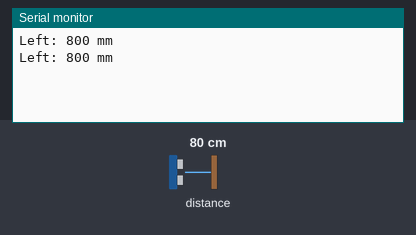
The sketch below on a simulated Arduino Uno, built for the host (arithmetic inside an expression is 32-bit, double 64-bit). Shown: the last lines printed to the serial monitor. Inputs (shaded band) come from the test bench; at power-on: distance to the obstacle 80 cm.

Above: at 1.3 s.
1.4 s: distance to the obstacle set to 2 cm
At 1.84 s:
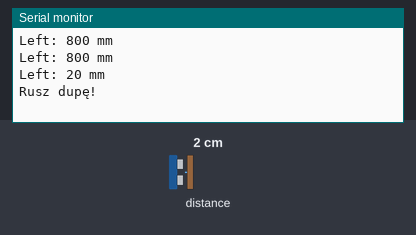
3.5 s: distance to the obstacle set to 4 cm
At 3.84 s:
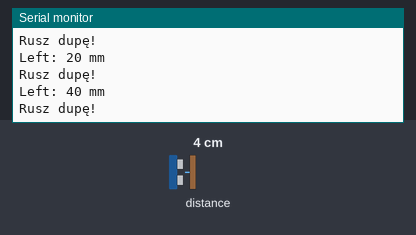
Timing chart, 0 to 6.5 s (numbered marks = the images above; inputs shaded):
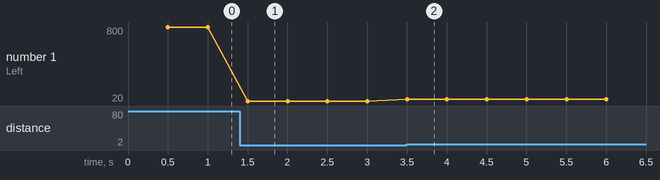

The sketch:

sensor_reading.ino
```cpp
/*
  Przykładowy program do odczytu odległośći z czujników TOF VL53L0X.
  Czujniki te posiadają te sam adres ( adres to 0x52 ) co za tym idzie muszą one być podpiętę do
  dwóch osobnych interfejsów I2C.
  Czujnik pozwala na pomiar do 2 m.
  Chyba że użyje się funkcji setAddress(uint8_t new_addr), wcześniej jednak należy
  pin XSHUT jednego z podłączonych czujników ustawić w stan niski.
  Powoduje to wyłączenie jednego z dwóch sensorów a co za tym idzie
  ustawienie nowego adresu dla aktywnego czujnika.

  Note:
  Jeżeli czujnik zwraca 65535, sprawdź połączenia i zresetuj pico
  Jeżeli czujnik zwraca 8190 , to znaczy że dystans wyszedł poza zakres
  Poszczególne interfejsy i2c można przypisać tylko do konkretnych pinów, patrz rozkład pinów raspberry pi pico.


  Użyta biblioteka:
  https://github.com/pololu/vl53l0x-arduino
*/


//biblioteka od I2C
#include <Wire.h>
//biblioteka od czujnika
#include <VL53L0X.h>


// pomocnicze makra dla pinów I2C
#define I2C0_SDA 0
#define I2C0_SCL 1

#define I2C1_SDA 2
#define I2C1_SCL 3


//lewy czujnik
VL53L0X left;

//prawy czujnik
VL53L0X right;

uint32_t start=0;

void setup() {

  //inicjacja wyjścia szeregowego, (logowanie danych w terminalu)
  Serial.begin();

  //ustawienie pinów dla pierwszego interfejsu i2c
  Wire.setSDA(I2C0_SDA);
  Wire.setSCL(I2C0_SCL);

  //ustawienie pinów dla durgiego interfejsu i2c
  Wire1.setSDA(I2C1_SDA);
  Wire1.setSCL(I2C1_SCL);

  //inicjalizacja interfejsów i2c
  Wire.begin();
  Wire1.begin();

  //ustawienie interfejsów dla czujników
  left.setBus(&Wire);
  right.setBus(&Wire1);

  //ustaw timeout dla czujników na 500 ms, kiedy pomiar trwa dłużej niż 500 ms , funkcja timeoutOccured() zwróci true w przeciwnym wypadku false
  left.setTimeout(500);
  right.setTimeout(500);

  //Czekaj na inicjalizację czujnika
  while(!left.init())
  {
    Serial.println("Cannot init left sensor");
    delay(1000);
  }

  //Czekaj na inicjalizację czujnika
  while(!right.init())
  {
    Serial.println("Cannot init right sensor");
    delay(1000);
  }

  //Czujnik może działać w dwóch trybach, w ciągłym lub pojedynczy pomiar.
  // w trybie ciągłym czujnik dokonuje pomiaru cały czas
  // w trybie pojedynczy pomiar , pomiar jest dokonowany w momencie żądania użytkownika

  // lewy czujnik działa w trybie ciągłym
  left.startContinuous();

  //prawy będzie działać w trybie pojedynczych pomiarów

  // dodatkowe parametry czujnika (dla ludzi którzy chcą się trochę pobawić)
  /*

  // ustawienie limitu prędkości sygnału, im mniejsza wartość tym potencjalnie większy zasięg czujnika , ale może zmniejszyć jego dokładaność, standardowa wartość to 0.25
  right.setSignalRateLimit(0.1);

  // ustawienie okresu impulsu lasera
   (normalnie 14 i 10 PCLKs), funkcje przyjmują wartość parzyste, im większe wartość tym większy zasięg
  // od 12 do 18
  right.setVcselPulsePeriod(VL53L0X::VcselPeriodPreRange, 18);
  // od 8 do 14
  right.setVcselPulsePeriod(VL53L0X::VcselPeriodFinalRange, 14);

  // ustawienie czasu pomiarowego ( w us ), większa wartość pozwala na dokładniejsze wyniki, wartość minimalna to 20000 us, standardowo 33000 us
  right.setMeasurementTimingBudget(20000);

  */
  start=millis();
}

void loop() {
  // put your main code here, to run repeatedly:

  if(millis()-start<500)
  {
    return;
  }

  start=millis();

  Serial.print("Left: ");
  Serial.print(left.readRangeContinuousMillimeters());
  Serial.println(" mm");


  uint16_t distance=right.readRangeSingleMillimeters();

  // dystans mniejszy lub równy 50 mm
  if(distance<=50)
  {
    Serial.println("Rusz dupę!");
  }

  //Czekaj 500 ms
  //delay(500);

}
```

Measured:
- after the input at 1.4 s, the serial monitor: prints a new line after 0.10 s (image 1)
- after the input at 3.5 s, the serial monitor: prints a new line at once (image 2)
- plotted number 1: 800 → 20 after the input at 1.4 s, 20 → 40 after the input at 3.5 s
